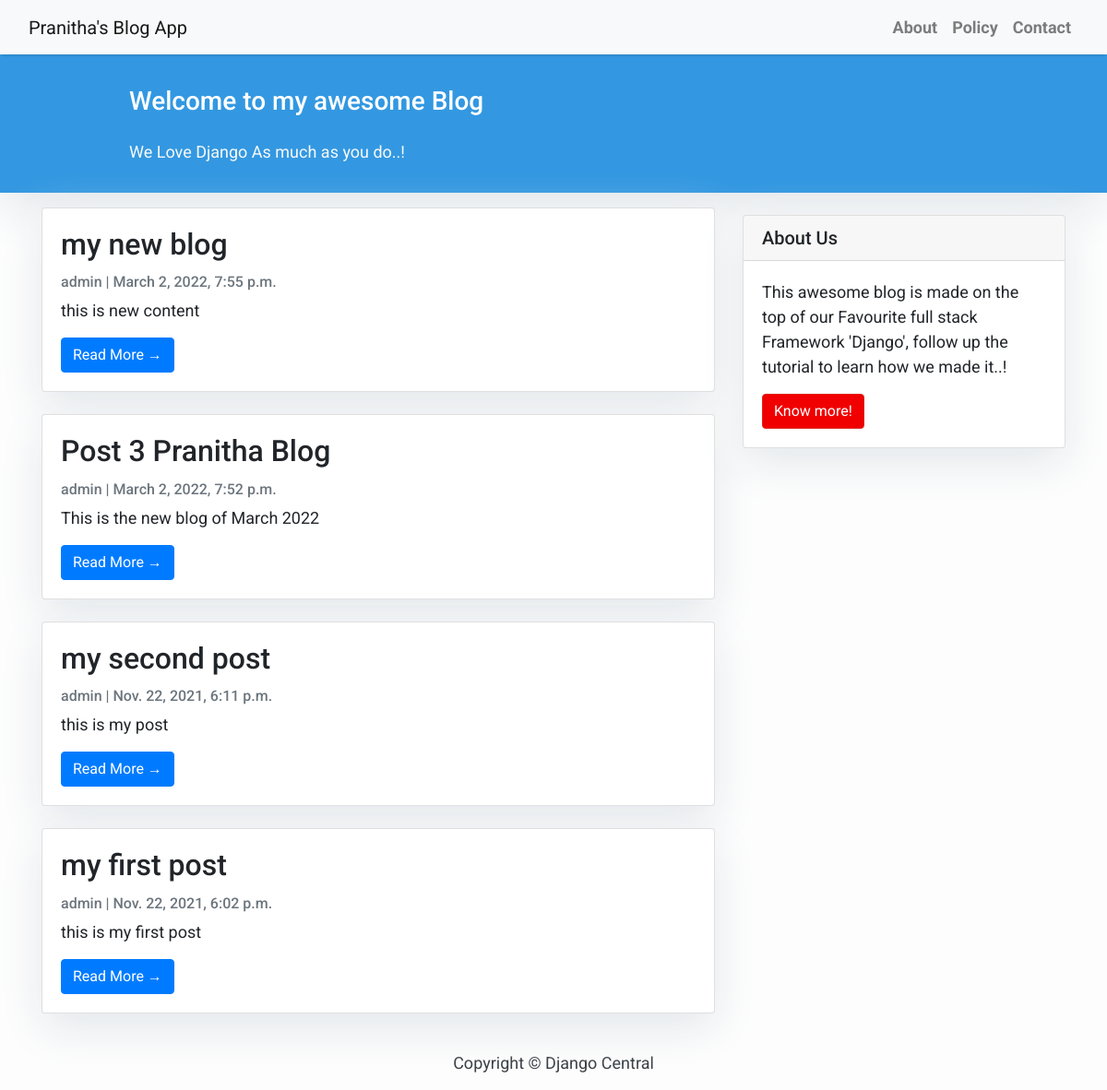
Page /homepage/ on the committed database.
### blog/models.py (models this page shows, shortened)
class Post(models.Model):
    title = models.CharField(max_length=200, unique=True)
    slug = models.SlugField(max_length=200, unique=True)
    author = models.ForeignKey(User, on_delete= models.CASCADE,related_name='blog_posts')
    updated_on = models.DateTimeField(auto_now= True)
    content = models.TextField()
    created_on = models.DateTimeField(auto_now_add=True)
    status = models.IntegerField(choices=STATUS, default=0)
    class Meta:
        ordering = ['-created_on']

### blog/views.py (the view)
# urls.py: path('homepage/', views.PostList.as_view(), name='home'),
class PostList(generic.ListView):
    queryset = Post.objects.filter(status=1).order_by('-created_on')
    template_name = 'index.html'

### template/index.html (shortened to what this page needs)
{% extends "base.html" %}
{% block content %}
<header class="masthead">
    <div class="container">
        <div class="row">
            <div class=" col-md-8 col-md-10 mx-auto">
                <div class="site-heading">
                    <h3 class=" site-heading my-4 mt-3 text-white"> Welcome to my awesome Blog </h3>
                    <p class="text-light">We Love Django As much as you do..! &nbsp
                    </p>
                </div>
            </div>
        </div>
    </div>
</header>
<div class="container">
    <div class="row">
        <div class="col-md-8 mt-3 left">
            {% for post in post_list %}
            <div class="card mb-4">
                <div class="card-body">
                    <h2 class="card-title">{{ post.title }}</h2>
                    <p class="card-text text-muted h6">{{ post.author }} | {{ post.created_on}} </p>
                    <p class="card-text">{{post.content|slice:":200" }}</p>
                    <a href="{% url 'post_detail' post.slug  %}" class="btn btn-primary">Read More &rarr;</a>
                </div>
            </div>
            {% endfor %}
        </div>
        {% block sidebar %} {% include 'sidebar.html' %} {% endblock sidebar %}
    </div>
</div>
{%endblock%}

### template/base.html (shortened to what this page needs)
<!DOCTYPE html>
<html>
    <head>
        <link rel="stylesheet" href="https://maxcdn.bootstrapcdn.com/bootstrap/4.0.0/css/bootstrap.min.css"
 />
    </head>
    <body>
        <nav class="navbar navbar-expand-lg navbar-light bg-light shadow" id="mainNav">
            <div class="container-fluid">
                <a class="navbar-brand" href="{% url 'home' %}">Pranitha's Blog App</a>
                <div class="collapse navbar-collapse" id="navbarResponsive">
                    <ul class="navbar-nav ml-auto">
                        <li class="nav-item text-black">
                            <a class="nav-link text-black font-weight-bold" href="#">About</a>
                        </li>
                        <li class="nav-item text-black">
                            <a class="nav-link text-black font-weight-bold" href="#">Policy</a>
                        </li>
                        <li class="nav-item text-black">
                            <a class="nav-link text-black font-weight-bold" href="#">Contact</a>
                        </li>
                    </ul>
                </div>
            </div>
        </nav>
        {% block content %}{% endblock content %}
        <footer class="py-3 bg-grey">
            <p class="m-0 text-dark text-center ">Copyright &copy; Django Central</p>
        </footer>
    </body>
</html>

### template/sidebar.html (shortened to what this page needs)
{% block sidebar %}
<div class="col-md-4 float-right ">
<div class="card my-4">
        <h5 class="card-header">About Us</h5>
    <div class="card-body">
        <p class="card-text"> This awesome blog is made on the top of our Favourite full stack Framework 'Django', follow up the tutorial to learn how we made it..!</p>
        <a href="https://djangocentral.com/building-a-blog-application-with-django"
           class="btn btn-danger">Know more!</a>
    </div>
</div>
</div>
{% endblock sidebar %}

### template/base.html (style rules this page uses)
body { font-family: "Roboto", sans-serif; font-size: 17px; background-color: #fdfdfd; }
.shadow { box-shadow: 0 4px 2px -2px rgba(0, 0, 0, 0.1); }
.btn-danger { color: #fff; background-color: #f00000; border-color: #dc281e; }
.masthead { background: #3398E1; height: auto; padding-bottom: 15px; box-shadow: 0 16px 48px #E3E7EB; padding-top: 10px; }

### template/index.html (style rules this page uses)
body { font-family: "Roboto", sans-serif; font-size: 18px; background-color: #fdfdfd; }
.card { box-shadow: 0 16px 48px #E3E7EB; }

### template/sidebar.html (style rules this page uses)
.card { box-shadow: 0 16px 48px #E3E7EB; }

### rows in the picture
Post: title "my new blog", author "admin", created_on "March 2, 2022, 7:55 p.m.", content "this is new content"
Post: title "Post 3 Pranitha Blog", author "admin", created_on "March 2, 2022, 7:52 p.m.", content "This is the new blog of March 2022"
Post: title "my second post", author "admin", created_on "Nov. 22, 2021, 6:11 p.m.", content "this is my post"
Post: title "my first post", author "admin", created_on "Nov. 22, 2021, 6:02 p.m.", content "this is my first post"
